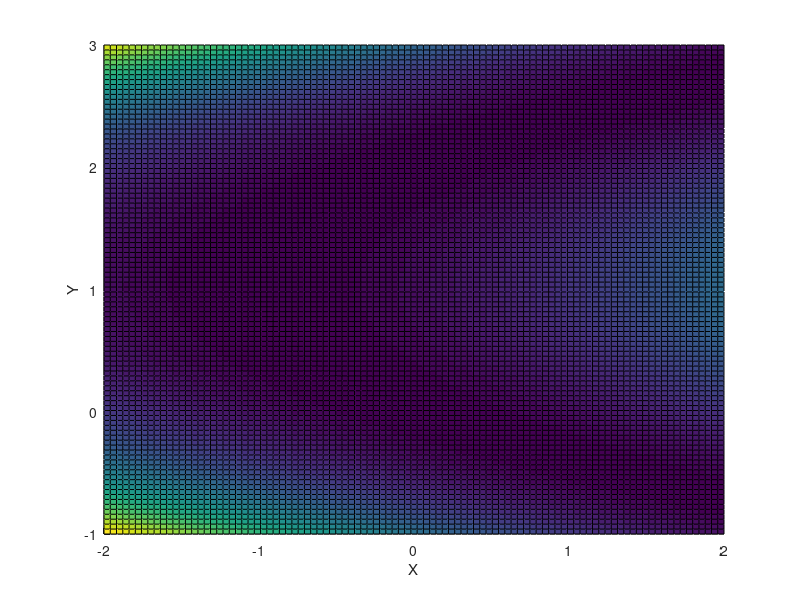
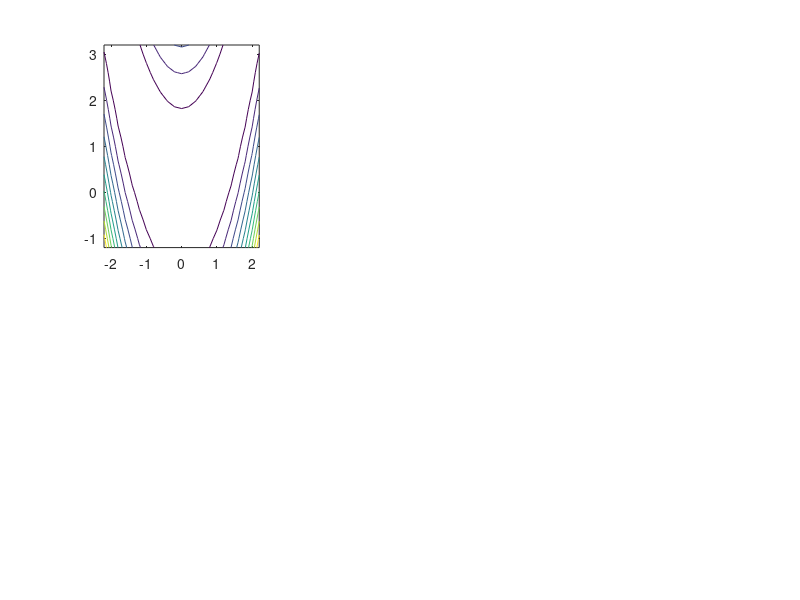

Write MATLAB code to recreate these figures, in order. (Note: this script raises an error after producing the figures.)

clear all; close all;
%% 1 

h_x_y = @(x,y)(100.*(y-x.^2).^2 + (1-x).^2); 
x = linspace(-2,2,100);
y = linspace(-1,3,100); 
Z = zeros(100,100);
for i = 1:100
    for j = 1:100
        Z(i,j) = h_x_y(x(i),y(j));
    end
end
figure; hold on; 
surf(x,y,Z)
xlabel('X')
ylabel('Y')
hold off; 
%%

[X,Y] = meshgrid(-2.2:.2:2.2, -1.2:.2:3.2);
Z = h_x_y(X,Y);
starting_points = [[-2;-1],[2;3],[0;0],[2;-1],[-2;3],[-1;1]];
figure; 
for i = 1:6
    subplot(2,3,i)

    contour(X,Y,Z);
    hold on;

    xn_1 = starting_points(:,i);
    delta = 0.1;
    while(delta>0.0000001)
        xn_1 = [xn_1 gradient_descent(xn_1(:,end),0.0001)];
        delta = sum(abs(xn_1(:,end)-xn_1(:,end-1)))/2;

    end
    plot(xn_1(1,:),xn_1(2,:),'k-o');
    hold off

    title(sprintf('The gradient descent path from %d,%d',xn_1(1,1),xn_1(2,1)));
    xlabel('X')
    ylabel('X');

end